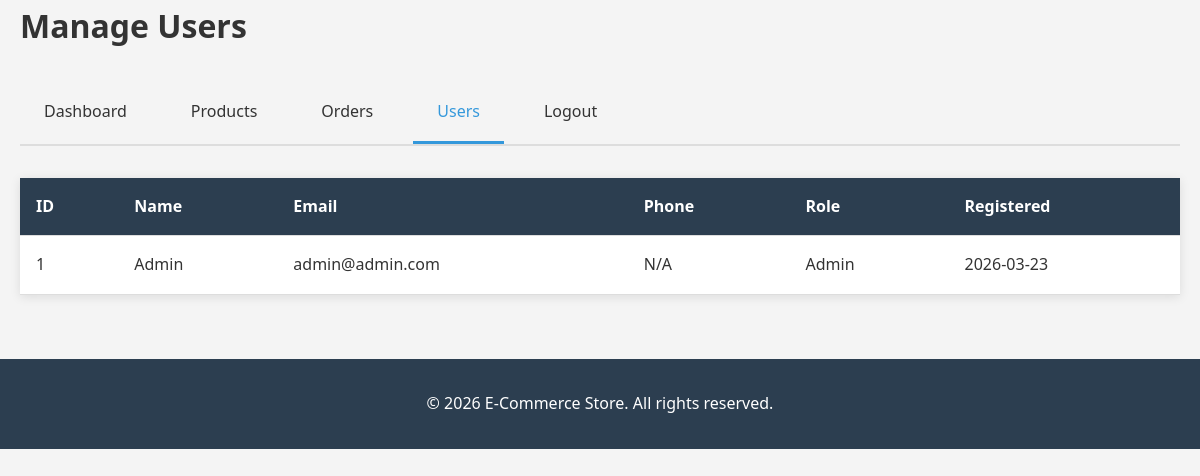
The page /admin/users.php (signed in) on the database its author committed.
### tables this page shows
CREATE TABLE IF NOT EXISTS users (
    id INT AUTO_INCREMENT PRIMARY KEY,
    name VARCHAR(100) NOT NULL,
    email VARCHAR(100) UNIQUE NOT NULL,
    password VARCHAR(255) NOT NULL,
    phone VARCHAR(20),
    address TEXT,
    role ENUM('customer', 'admin') DEFAULT 'customer',
    created_at TIMESTAMP DEFAULT CURRENT_TIMESTAMP
);

### admin/users.php (the view, shortened to what this page needs)
<?php
require_once '../config/database.php';
$users = $pdo->query("SELECT * FROM users ORDER BY created_at DESC")->fetchAll();
?>
<!DOCTYPE html>
<html lang="en">
<head>
    <link rel="stylesheet" href="../assets/css/style.css">
    <link rel="stylesheet" href="../assets/css/admin.css">
</head>
<body>
    <main class="admin-page">
        <div class="container">
            <h1>Manage Users</h1>
            <div class="admin-nav">
                <a href="index.php">Dashboard</a>
                <a href="products.php">Products</a>
                <a href="orders.php">Orders</a>
                <a href="users.php" class="active">Users</a>
                <a href="../logout.php">Logout</a>
            </div>
            <table class="admin-table">
                <thead>
                    <tr>
                        <th>ID</th>
                        <th>Name</th>
                        <th>Email</th>
                        <th>Phone</th>
                        <th>Role</th>
                        <th>Registered</th>
                    </tr>
                </thead>
                <tbody>
                    <?php foreach ($users as $user): ?>
                        <tr>
                            <td><?php echo $user['id']; ?></td>
                            <td><?php echo htmlspecialchars($user['name']); ?></td>
                            <td><?php echo htmlspecialchars($user['email']); ?></td>
                            <td><?php echo htmlspecialchars($user['phone'] ?? 'N/A'); ?></td>
                            <td><?php echo ucfirst($user['role']); ?></td>
                            <td><?php echo date('Y-m-d', strtotime($user['created_at'])); ?></td>
                        </tr>
                    <?php endforeach; ?>
                </tbody>
            </table>
        </div>
    </main>
    <?php include '../includes/footer.php'; ?>
</body>
</html>

### assets/css/style.css (style rules this page uses)
* { margin: 0; padding: 0; box-sizing: border-box; }
body { font-family: 'Segoe UI', Tahoma, Geneva, Verdana, sans-serif; line-height: 1.6; color: #333; background-color: #f4f4f4; }
.container { max-width: 1200px; margin: 0 auto; padding: 0 20px; }

### assets/css/admin.css (style rules this page uses)
.admin-nav { display: flex; gap: 1rem; margin: 2rem 0; border-bottom: 2px solid #ddd; }
.admin-nav a { padding: 1rem 1.5rem; text-decoration: none; color: #333; border-bottom: 3px solid transparent; transition: all 0.3s; }
.admin-nav a:hover, .admin-nav a.active { color: #3498db; border-bottom-color: #3498db; }
.admin-table { width: 100%; background: white; border-collapse: collapse; margin: 2rem 0; box-shadow: 0 2px 10px rgba(0,0,0,0.1); }
.admin-table th, .admin-table td { padding: 1rem; text-align: left; border-bottom: 1px solid #ddd; }
.admin-table th { background: #2c3e50; color: white; }

### rows shown on the page
users: id "1", name "Admin", email "admin@admin.com", phone "N/A", role "Admin", created_at "2026-03-23"
